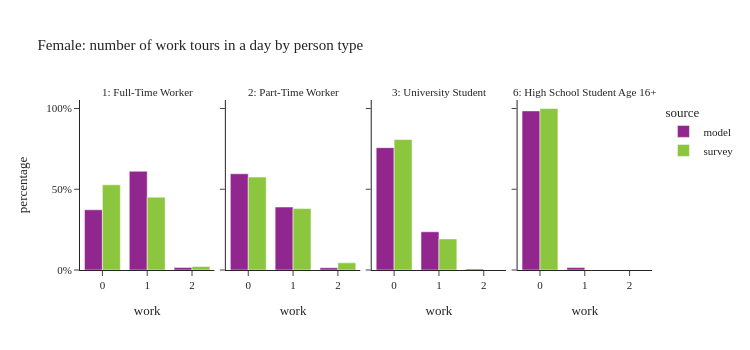

Source (notebook cell):
### Code cell
plot_work_tour_ptype(per_data[(per_data['ptype'].isin(worker_ptype)) & (per_data['sex']==2)],"Female: number of work tours in a day by person type")

### Figure 1 — Plotly figure (JSON) as saved in the notebook; plotly's stock layout.template omitted (floating-point values rounded to 4 significant figures)
{"data": [{"alignmentgroup": "True", "customdata": [[279231], [457761], [11803]], "hovertemplate": "source=model<br>ptype_label=1: Full-Time Worker<br>work=%{x}<br>percentage=%{y}<br>sample_size=%{customdata[0]}<extra></extra>", "legendgroup": "model", "marker": {"color": "#91268F", "pattern": {"shape": ""}}, "name": "model", "offsetgroup": "model", "orientation": "v", "showlegend": true, "textposition": "auto", "type": "bar", "x": [0.0, 1.0, 2.0], "xaxis": "x", "y": [0.3729, 0.6113, 0.01576], "yaxis": "y"}, {"alignmentgroup": "True", "customdata": [[133219], [87144], [3145]], "hovertemplate": "source=model<br>ptype_label=2: Part-Time Worker<br>work=%{x}<br>percentage=%{y}<br>sample_size=%{customdata[0]}<extra></extra>", "legendgroup": "model", "marker": {"color": "#91268F", "pattern": {"shape": ""}}, "name": "model", "offsetgroup": "model", "orientation": "v", "showlegend": false, "textposition": "auto", "type": "bar", "x": [0.0, 1.0, 2.0], "xaxis": "x2", "y": [0.596, 0.3899, 0.01407], "yaxis": "y2"}, {"alignmentgroup": "True", "customdata": [[68989], [21569], [506]], "hovertemplate": "source=model<br>ptype_label=3: University Student<br>work=%{x}<br>percentage=%{y}<br>sample_size=%{customdata[0]}<extra></extra>", "legendgroup": "model", "marker": {"color": "#91268F", "pattern": {"shape": ""}}, "name": "model", "offsetgroup": "model", "orientation": "v", "showlegend": false, "textposition": "auto", "type": "bar", "x": [0.0, 1.0, 2.0], "xaxis": "x3", "y": [0.7576, 0.2369, 0.005557], "yaxis": "y3"}, {"alignmentgroup": "True", "customdata": [[58476], [883]], "hovertemplate": "source=model<br>ptype_label=6: High School Student Age 16+<br>work=%{x}<br>percentage=%{y}<br>sample_size=%{customdata[0]}<extra></extra>", "legendgroup": "model", "marker": {"color": "#91268F", "pattern": {"shape": ""}}, "name": "model", "offsetgroup": "model", "orientation": "v", "showlegend": false, "textposition": "auto", "type": "bar", "x": [0.0, 1.0], "xaxis": "x4", "y": [0.9851, 0.01488], "yaxis": "y4"}, {"alignmentgroup": "True", "customdata": [[830], [610], [15]], "hovertemplate": "source=survey<br>ptype_label=1: Full-Time Worker<br>work=%{x}<br>percentage=%{y}<br>sample_size=%{customdata[0]}<extra></extra>", "legendgroup": "survey", "marker": {"color": "#8CC63E", "pattern": {"shape": ""}}, "name": "survey", "offsetgroup": "survey", "orientation": "v", "showlegend": true, "textposition": "auto", "type": "bar", "x": [0.0, 1.0, 2.0], "xaxis": "x", "y": [0.5271, 0.4508, 0.02208], "yaxis": "y"}, {"alignmentgroup": "True", "customdata": [[174], [112], [5]], "hovertemplate": "source=survey<br>ptype_label=2: Part-Time Worker<br>work=%{x}<br>percentage=%{y}<br>sample_size=%{customdata[0]}<extra></extra>", "legendgroup": "survey", "marker": {"color": "#8CC63E", "pattern": {"shape": ""}}, "name": "survey", "offsetgroup": "survey", "orientation": "v", "showlegend": false, "textposition": "auto", "type": "bar", "x": [0.0, 1.0, 2.0], "xaxis": "x2", "y": [0.5752, 0.3802, 0.04458], "yaxis": "y2"}, {"alignmentgroup": "True", "customdata": [[102], [30]], "hovertemplate": "source=survey<br>ptype_label=3: University Student<br>work=%{x}<br>percentage=%{y}<br>sample_size=%{customdata[0]}<extra></extra>", "legendgroup": "survey", "marker": {"color": "#8CC63E", "pattern": {"shape": ""}}, "name": "survey", "offsetgroup": "survey", "orientation": "v", "showlegend": false, "textposition": "auto", "type": "bar", "x": [0.0, 1.0], "xaxis": "x3", "y": [0.8075, 0.1925], "yaxis": "y3"}, {"alignmentgroup": "True", "customdata": [[41]], "hovertemplate": "source=survey<br>ptype_label=6: High School Student Age 16+<br>work=%{x}<br>percentage=%{y}<br>sample_size=%{customdata[0]}<extra></extra>", "legendgroup": "survey", "marker": {"color": "#8CC63E", "pattern": {"shape": ""}}, "name": "survey", "offsetgroup": "survey", "orientation": "v", "showlegend": false, "textposition": "auto", "type": "bar", "x": [0.0], "xaxis": "x4", "y": [1.0], "yaxis": "y4"}], "layout": {"annotations": [{"font": {}, "showarrow": false, "text": "1: Full-Time Worker", "x": 0.1175, "xanchor": "center", "xref": "paper", "y": 1.0, "yanchor": "bottom", "yref": "paper"}, {"font": {}, "showarrow": false, "text": "2: Part-Time Worker", "x": 0.3725, "xanchor": "center", "xref": "paper", "y": 1.0, "yanchor": "bottom", "yref": "paper"}, {"font": {}, "showarrow": false, "text": "3: University Student", "x": 0.6275, "xanchor": "center", "xref": "paper", "y": 1.0, "yanchor": "bottom", "yref": "paper"}, {"font": {}, "showarrow": false, "text": "6: High School Student Age 16+", "x": 0.8825, "xanchor": "center", "xref": "paper", "y": 1.0, "yanchor": "bottom", "yref": "paper"}], "barmode": "group", "height": 350, "legend": {"title": {"text": "source"}, "tracegroupgap": 0}, "title": {"text": "Female: number of work tours in a day by person type"}, "width": 750, "xaxis": {"anchor": "y", "domain": [0.0, 0.235], "title": {"text": "work"}}, "xaxis2": {"anchor": "y2", "domain": [0.255, 0.49], "matches": "x", "title": {"text": "work"}}, "xaxis3": {"anchor": "y3", "domain": [0.51, 0.745], "matches": "x", "title": {"text": "work"}}, "xaxis4": {"anchor": "y4", "domain": [0.765, 1.0], "matches": "x", "title": {"text": "work"}}, "yaxis": {"anchor": "x", "domain": [0.0, 1.0], "tickformat": ".0%", "title": {"text": "percentage"}}, "yaxis2": {"anchor": "x2", "domain": [0.0, 1.0], "matches": "y", "showticklabels": false, "tickformat": ".0%"}, "yaxis3": {"anchor": "x3", "domain": [0.0, 1.0], "matches": "y", "showticklabels": false, "tickformat": ".0%"}, "yaxis4": {"anchor": "x4", "domain": [0.0, 1.0], "matches": "y", "showticklabels": false, "tickformat": ".0%"}}}
